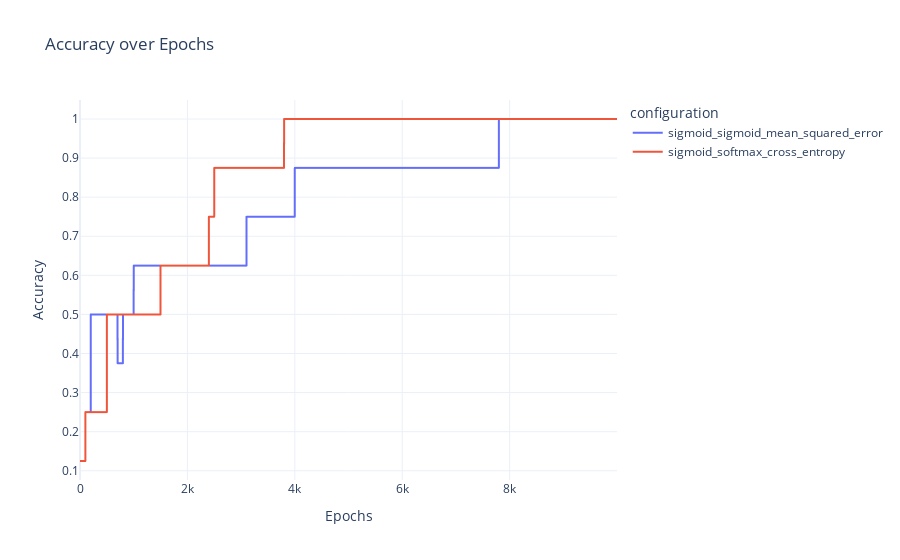

The cell this chart's notebook holds for it:
### Code cell
# Plot accuracy loss over epochs
fig = px.line(
    df,
    x="epoch",
    y="accuracy",
    color="configuration",
    title="Accuracy over Epochs"
)
fig.update_layout(
    xaxis_title="Epochs",
    yaxis_title="Accuracy",
    template="plotly_white"
)
fig.show()

### Figure 1 — Plotly figure (JSON) as saved in the notebook; plotly's stock layout.template omitted (floating-point values rounded to 4 significant figures; data arrays with more than 128 entries replaced by an {"elided": "..."} marker saying what was removed)
{"data": [{"hovertemplate": "configuration=sigmoid_sigmoid_mean_squared_error<br>epoch=%{x}<br>accuracy=%{y}<extra></extra>", "legendgroup": "sigmoid_sigmoid_mean_squared_error", "line": {"color": "#636efa", "dash": "solid"}, "marker": {"symbol": "circle"}, "mode": "lines", "name": "sigmoid_sigmoid_mean_squared_error", "showlegend": true, "type": "scattergl", "x": {"elided": "10000 int values"}, "xaxis": "x", "y": {"elided": "10000 float values"}, "yaxis": "y"}, {"hovertemplate": "configuration=sigmoid_softmax_cross_entropy<br>epoch=%{x}<br>accuracy=%{y}<extra></extra>", "legendgroup": "sigmoid_softmax_cross_entropy", "line": {"color": "#EF553B", "dash": "solid"}, "marker": {"symbol": "circle"}, "mode": "lines", "name": "sigmoid_softmax_cross_entropy", "showlegend": true, "type": "scattergl", "x": {"elided": "10000 int values"}, "xaxis": "x", "y": {"elided": "10000 float values"}, "yaxis": "y"}], "layout": {"legend": {"title": {"text": "configuration"}, "tracegroupgap": 0}, "title": {"text": "Accuracy over Epochs"}, "xaxis": {"anchor": "y", "domain": [0, 1], "title": {"text": "Epochs"}}, "yaxis": {"anchor": "x", "domain": [0, 1], "title": {"text": "Accuracy"}}}}
